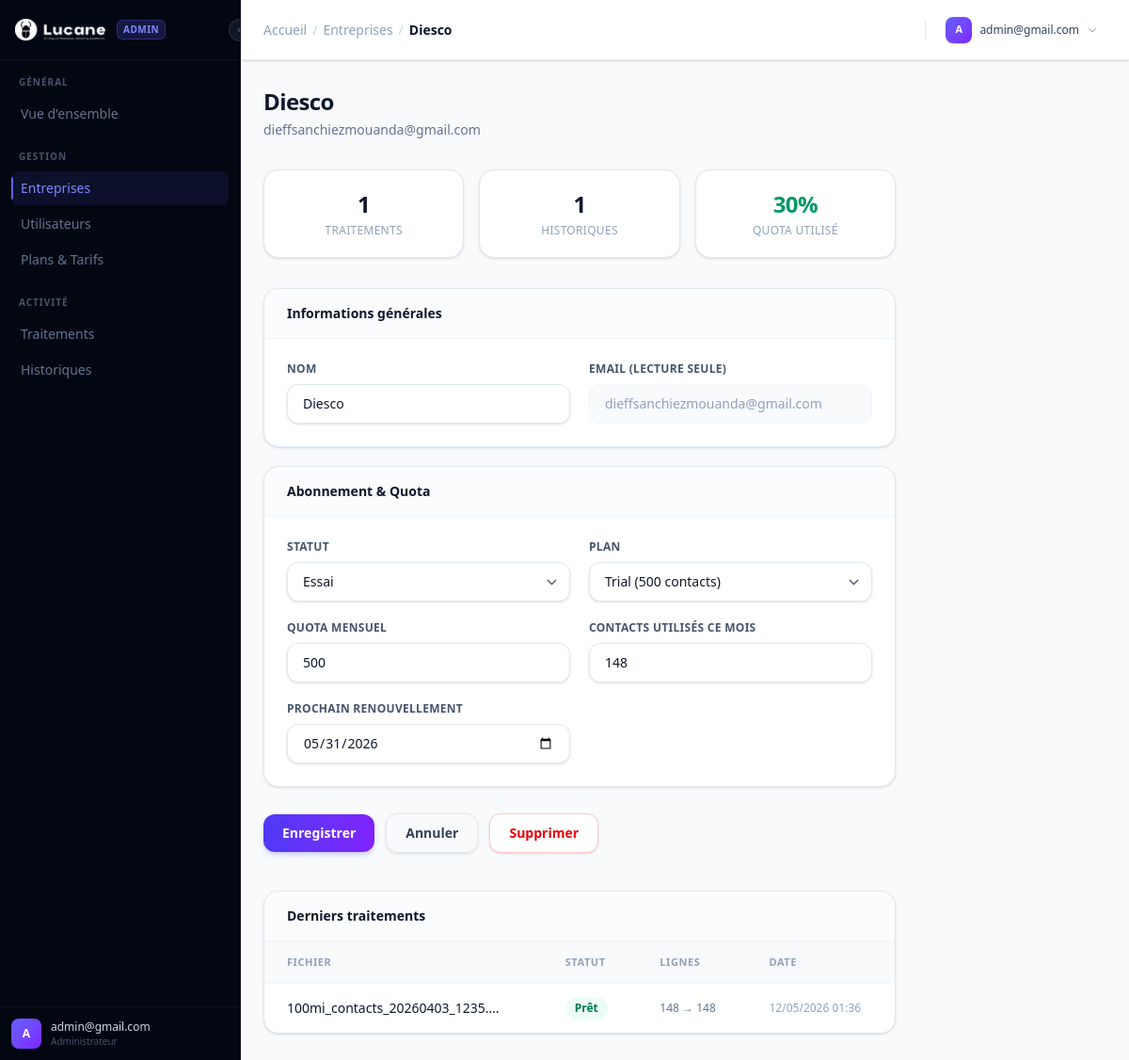
/dashboard/admin/companies/5/edit/ (signed in), run on an earlier commit of the app's database.
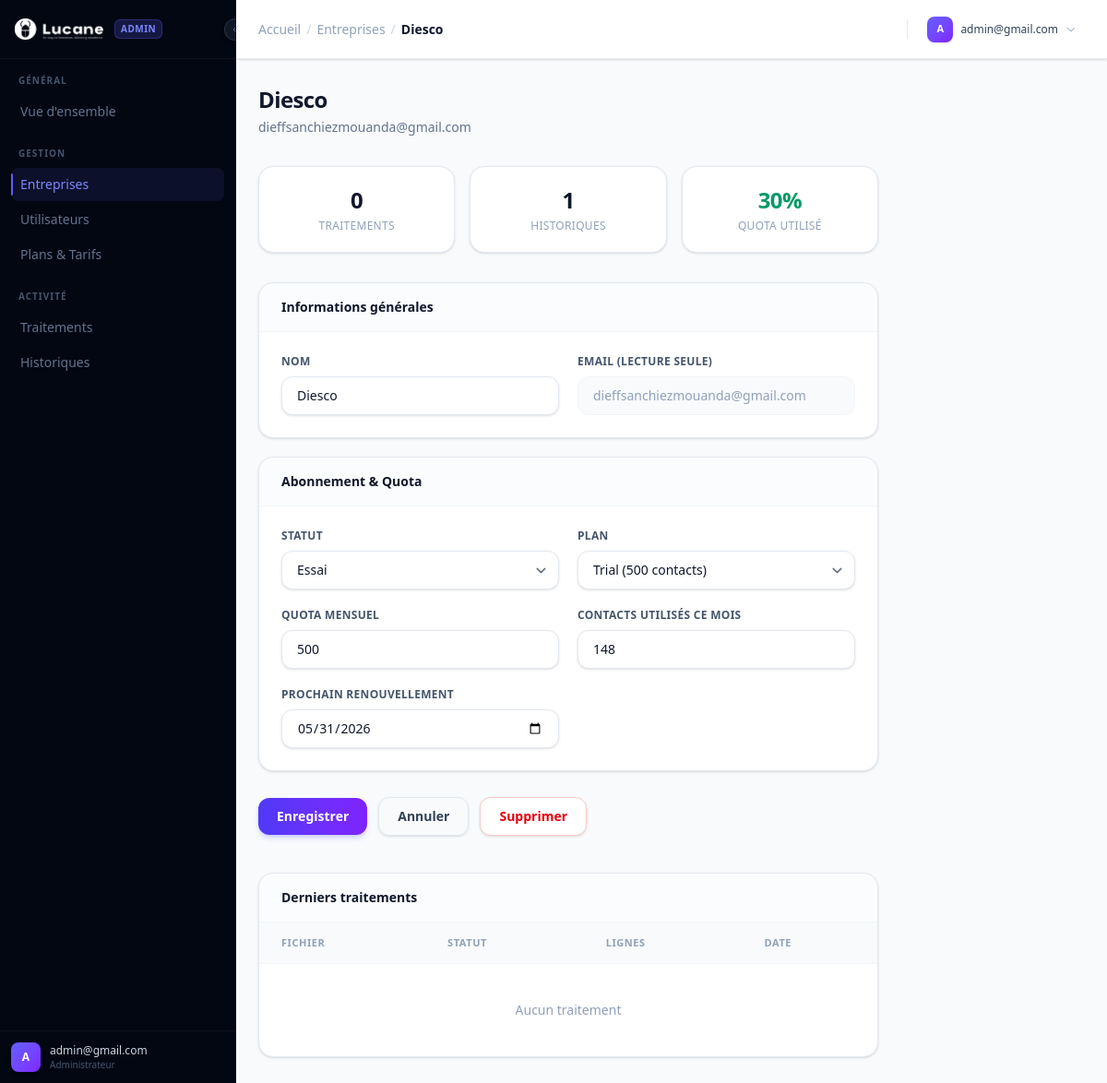
And on a later commit of the database.
### apps/companies/models.py (models this page shows, shortened)
class Company(models.Model):
    SUBSCRIPTION_CHOICES = [
        ('trial', 'Essai'),
        ('active', 'Actif'),
        ('expired', 'Expiré'),
        ('suspended', 'Suspendu'),
    ]
    name = models.CharField('Nom', max_length=255)
    user = models.OneToOneField(
        settings.AUTH_USER_MODEL,
        on_delete=models.CASCADE,
        related_name='company'
    )
    subscription_status = models.CharField(
        'Statut abonnement',
        max_length=20,
        choices=SUBSCRIPTION_CHOICES,
        default='trial'
    )
    current_plan = models.ForeignKey(
        'billing.Plan',
        on_delete=models.SET_NULL,
        null=True,
        blank=True,
        related_name='companies'
    )
    monthly_quota = models.IntegerField('Quota mensuel', default=500)
    contacts_used_this_month = models.IntegerField('Contacts utilisés ce mois', default=0)
    quota_reset_at = models.DateField('Prochain renouvellement', null=True, blank=True)
    created_at = models.DateTimeField(auto_now_add=True)
    logo = models.ImageField('Logo', upload_to='company_logos/', null=True, blank=True)
    class Meta:
        verbose_name = 'Entreprise'
        verbose_name_plural = 'Entreprises'

class UploadedFile(models.Model):
    STATUS_CHOICES = [
        ('pending', 'Attente'),
        ('processing', 'Traitement'),
        ('cleaning', 'Nettoyage'),
        ('filtering', 'Application'),
        ('ready', 'Prêt'),
        ('failed', 'Échec'),
        ('expired', 'Expiré'),
    ]
    company = models.ForeignKey(
        Company,
        on_delete=models.CASCADE,
        related_name='uploads'
    )
    file = models.FileField('Fichier', upload_to=company_upload_path)
    original_name = models.CharField('Nom original', max_length=255)
    status = models.CharField(
        'Statut',
        max_length=20,
        choices=STATUS_CHOICES,
        default='pending'
    )
    progress = models.IntegerField('Progression %', default=0)
    columns_detected = models.JSONField('Colonnes détectées', default=list)
    column_mapping = models.JSONField('Mapping colonnes', default=dict)
    filters_config = models.JSONField('Config filtres', default=dict)
    scoring_config = models.JSONField('Config scoring', default=dict)
    result_file = models.FileField(
        'Fichier résultat',
        upload_to=company_result_path,
        null=True,
        blank=True
    )
    rows_original = models.IntegerField('Lignes originales', default=0)
    rows_after_filter = models.IntegerField('Lignes après filtre', default=0)
    rows_valid_phones = models.IntegerField('Numéros valides', default=0)
    created_at = models.DateTimeField(auto_now_add=True)
    expires_at = models.DateTimeField()
    celery_task_id = models.CharField(max_length=255, null=True, blank=True)
    error_message = models.TextField('Message d\'erreur', blank=True)
    class Meta:
        verbose_name = 'Fichier uploadé'
        verbose_name_plural = 'Fichiers uploadés'

### apps/accounts/models.py (models this page shows, shortened)
class User(AbstractUser):
    username = None
    email = models.EmailField('email', unique=True)
    is_company = models.BooleanField('Entreprise', default=False)
    is_admin = models.BooleanField('Admin plateforme', default=False)
    USERNAME_FIELD = 'email'
    REQUIRED_FIELDS = []
    objects = UserManager()
    class Meta:
        verbose_name = 'Utilisateur'
        verbose_name_plural = 'Utilisateurs'

### apps/billing/models.py (models this page shows, shortened)
class Plan(models.Model):
    name = models.CharField('Nom', max_length=100)
    price = models.DecimalField('Prix mensuel (MAD)', max_digits=10, decimal_places=2, default=0)
    monthly_quota = models.IntegerField('Quota mensuel (contacts)', default=500)
    features = models.JSONField('Fonctionnalités', default=list, blank=True)
    stripe_price_id = models.CharField('Stripe Price ID', max_length=255, blank=True)
    is_active = models.BooleanField('Actif', default=True)
    class Meta:
        verbose_name = 'Plan'
        verbose_name_plural = 'Plans'

### apps/dashboard/views.py (the view, shortened to what this page needs)
# urls.py: path('admin/companies/<int:pk>/edit/', views.admin_company_edit, name='admin_company_edit'),
@login_required
@admin_required
def admin_company_edit(request, pk):
    company = get_object_or_404(Company, pk=pk)
    plans = Plan.objects.filter(is_active=True).order_by('price')
    company.quota_percent = min(100, (company.contacts_used_this_month / company.monthly_quota * 100) if company.monthly_quota else 0)
    return render(request, 'dashboard/admin_company_edit.html', {'company': company, 'plans': plans})

### templates/dashboard/admin_company_edit.html (shortened to what the changed rows need)
{% extends "dashboard/admin_base.html" %}
{% load lucide %}
{% block admin_breadcrumb %}
<div class="flex items-center gap-1.5 text-sm">
    <a href="{% url 'dashboard:admin_dashboard' %}" class="text-slate-400 hover:text-slate-700 transition-colors">Accueil</a>
    <span class="text-slate-300">/</span>
    <a href="{% url 'dashboard:admin_companies' %}" class="text-slate-400 hover:text-slate-700 transition-colors">Entreprises</a>
    <span class="text-slate-300">/</span>
    <span class="font-semibold text-slate-900">{{ company.name }}</span>
</div>
{% endblock %}
{% block content %}
<div class="max-w-2xl">
    <div class="mb-8">
        <h2 class="text-2xl font-bold text-slate-900 tracking-tight">{{ company.name }}</h2>
        <p class="mt-1 text-sm text-slate-500">{{ company.user.email }}</p>
    </div>
    <div class="mb-8 grid grid-cols-3 gap-4">
        <div class="rounded-2xl border border-slate-200 bg-white p-5 text-center shadow-sm
                    hover:shadow-md hover:border-indigo-200 transition-all">
            <p class="text-2xl font-bold text-slate-900 tracking-tight">{{ company.uploads.count }}</p>
            <p class="mt-1 text-xs font-medium text-slate-400 uppercase tracking-wide">Traitements</p>
        </div>
        <div class="rounded-2xl border border-slate-200 bg-white p-5 text-center shadow-sm
                    hover:shadow-md hover:border-violet-200 transition-all">
            <p class="text-2xl font-bold text-slate-900 tracking-tight">{{ company.processings.count }}</p>
            <p class="mt-1 text-xs font-medium text-slate-400 uppercase tracking-wide">Historiques</p>
        </div>
        <div class="rounded-2xl border border-slate-200 bg-white p-5 text-center shadow-sm
                    hover:shadow-md transition-all
                    {% if company.quota_percent >= 90 %}hover:border-red-200{% elif company.quota_percent >= 70 %}hover:border-amber-200{% else %}hover:border-emerald-200{% endif %}">
            <p class="text-2xl font-bold tracking-tight
                {% if company.quota_percent >= 90 %}text-red-600
                {% elif company.quota_percent >= 70 %}text-amber-600
                {% else %}text-emerald-600{% endif %}">
                {{ company.quota_percent|floatformat:0 }}%
            </p>
            <p class="mt-1 text-xs font-medium text-slate-400 uppercase tracking-wide">Quota utilisé</p>
        </div>
    </div>
    <form method="post">
        <div class="mb-5 rounded-2xl border border-slate-200 bg-white shadow-sm overflow-hidden">
            <div class="grid gap-5 p-6 sm:grid-cols-2">
                <div>
                    <label class="mb-2 block text-xs font-semibold text-slate-600 uppercase tracking-wide">Nom</label>
                    <input type="text" name="name" value="{{ company.name }}" required
                           class="w-full rounded-xl border border-slate-200 bg-white px-4 py-2.5 text-sm
                                  text-slate-900 shadow-sm focus:border-indigo-400 focus:outline-none
                                  focus:ring-2 focus:ring-indigo-400/20 transition-all">
                </div>
                <div>
                    <label class="mb-2 block text-xs font-semibold text-slate-600 uppercase tracking-wide">Email (lecture seule)</label>
                    <input type="email" value="{{ company.user.email }}" disabled
                           class="w-full rounded-xl border border-slate-100 bg-slate-50 px-4 py-2.5
                                  text-sm text-slate-400 cursor-not-allowed">
                </div>
            </div>
        </div>
        <div class="mb-7 rounded-2xl border border-slate-200 bg-white shadow-sm overflow-hidden">
            <div class="grid gap-5 p-6 sm:grid-cols-2">
                <div>
                    <label class="mb-2 block text-xs font-semibold text-slate-600 uppercase tracking-wide">Statut</label>
                    <select name="subscription_status"
                            class="w-full rounded-xl border border-slate-200 bg-white px-4 py-2.5 text-sm
                                   text-slate-900 shadow-sm focus:border-indigo-400 focus:outline-none
                                   focus:ring-2 focus:ring-indigo-400/20 transition-all">
                        <option value="trial"     {% if company.subscription_status == 'trial' %}selected{% endif %}>Essai</option>
                    </select>
                </div>
                <div>
                    <label class="mb-2 block text-xs font-semibold text-slate-600 uppercase tracking-wide">Plan</label>
                    <select name="current_plan"
                            class="w-full rounded-xl border border-slate-200 bg-white px-4 py-2.5 text-sm
                                   text-slate-900 shadow-sm focus:border-indigo-400 focus:outline-none
                                   focus:ring-2 focus:ring-indigo-400/20 transition-all">
                        {% for plan in plans %}
                        <option value="{{ plan.pk }}" {% if company.current_plan_id == plan.pk %}selected{% endif %}>
                            {{ plan.name }} ({{ plan.monthly_quota }} contacts)
                        </option>
                        {% endfor %}
                    </select>
                </div>
                <div>
                    <label class="mb-2 block text-xs font-semibold text-slate-600 uppercase tracking-wide">Quota mensuel</label>
                    <input type="number" name="monthly_quota" value="{{ company.monthly_quota }}" min="0"
                           class="w-full rounded-xl border border-slate-200 bg-white px-4 py-2.5 text-sm
                                  text-slate-900 shadow-sm focus:border-indigo-400 focus:outline-none
                                  focus:ring-2 focus:ring-indigo-400/20 transition-all">
                </div>
                <div>
                    <label class="mb-2 block text-xs font-semibold text-slate-600 uppercase tracking-wide">Contacts utilisés ce mois</label>
                    <input type="number" name="contacts_used_this_month" value="{{ company.contacts_used_this_month }}" min="0"
                           class="w-full rounded-xl border border-slate-200 bg-white px-4 py-2.5 text-sm
                                  text-slate-900 shadow-sm focus:border-indigo-400 focus:outline-none
                                  focus:ring-2 focus:ring-indigo-400/20 transition-all">
                </div>
                <div>
                    <label class="mb-2 block text-xs font-semibold text-slate-600 uppercase tracking-wide">Prochain renouvellement</label>
                    <input type="date" name="quota_reset_at"
                           value="{{ company.quota_reset_at|date:'Y-m-d'|default:'' }}"
                           class="w-full rounded-xl border border-slate-200 bg-white px-4 py-2.5 text-sm
                                  text-slate-900 shadow-sm focus:border-indigo-400 focus:outline-none
                                  focus:ring-2 focus:ring-indigo-400/20 transition-all">
                </div>
            </div>
        </div>
    </form>
    <div class="mt-10 rounded-2xl border border-slate-200 bg-white shadow-sm overflow-hidden">
        <table class="w-full text-sm">
            <thead>
                <tr class="bg-slate-50 border-b border-slate-100">
                    <th class="px-6 py-3.5 text-left text-[11px] font-semibold uppercase tracking-wider text-slate-400">Fichier</th>
                    <th class="px-6 py-3.5 text-left text-[11px] font-semibold uppercase tracking-wider text-slate-400">Statut</th>
                    <th class="px-6 py-3.5 text-left text-[11px] font-semibold uppercase tracking-wider text-slate-400">Lignes</th>
                    <th class="px-6 py-3.5 text-left text-[11px] font-semibold uppercase tracking-wider text-slate-400">Date</th>
                </tr>
            </thead>
            <tbody class="divide-y divide-slate-50">
                {% for u in company.uploads.all|slice:":10" %}
                <tr class="transition-colors hover:bg-slate-50/80">
                    <td class="px-6 py-3.5 font-medium text-slate-900">{{ u.original_name|truncatechars:30 }}</td>
                    <td class="px-6 py-3.5">
                        <span class="inline-flex items-center rounded-full px-2.5 py-1 text-xs font-semibold
                            {% if u.status == 'ready' %}bg-emerald-50 text-emerald-700
                            {% elif u.status == 'failed' %}bg-red-50 text-red-700
                            {% else %}bg-amber-50 text-amber-700{% endif %}">
                            {{ u.get_status_display }}
                        </span>
                    </td>
                    <td class="px-6 py-3.5 text-xs text-slate-500">{{ u.rows_original }} → {{ u.rows_after_filter }}</td>
                    <td class="px-6 py-3.5 text-xs text-slate-400">{{ u.created_at|date:"d/m/Y H:i" }}</td>
                </tr>
                {% empty %}
                <tr><td colspan="4" class="px-6 py-10 text-center text-sm text-slate-400">Aucun traitement</td></tr>
                {% endfor %}
            </tbody>
        </table>
    </div>
</div>
{% endblock %}

What changed in the data, as far as the page shows it:
removed UploadedFile: original_name "100mi_contacts_20260403_1235.…", status "Prêt", rows_original "148", rows_after_filter "148", created_at "12/05/2026 01:36"
computed for Company "Diesco": uploads.count "1" → "0"
Also different on the page:
text now shown: "Aucun traitement"
